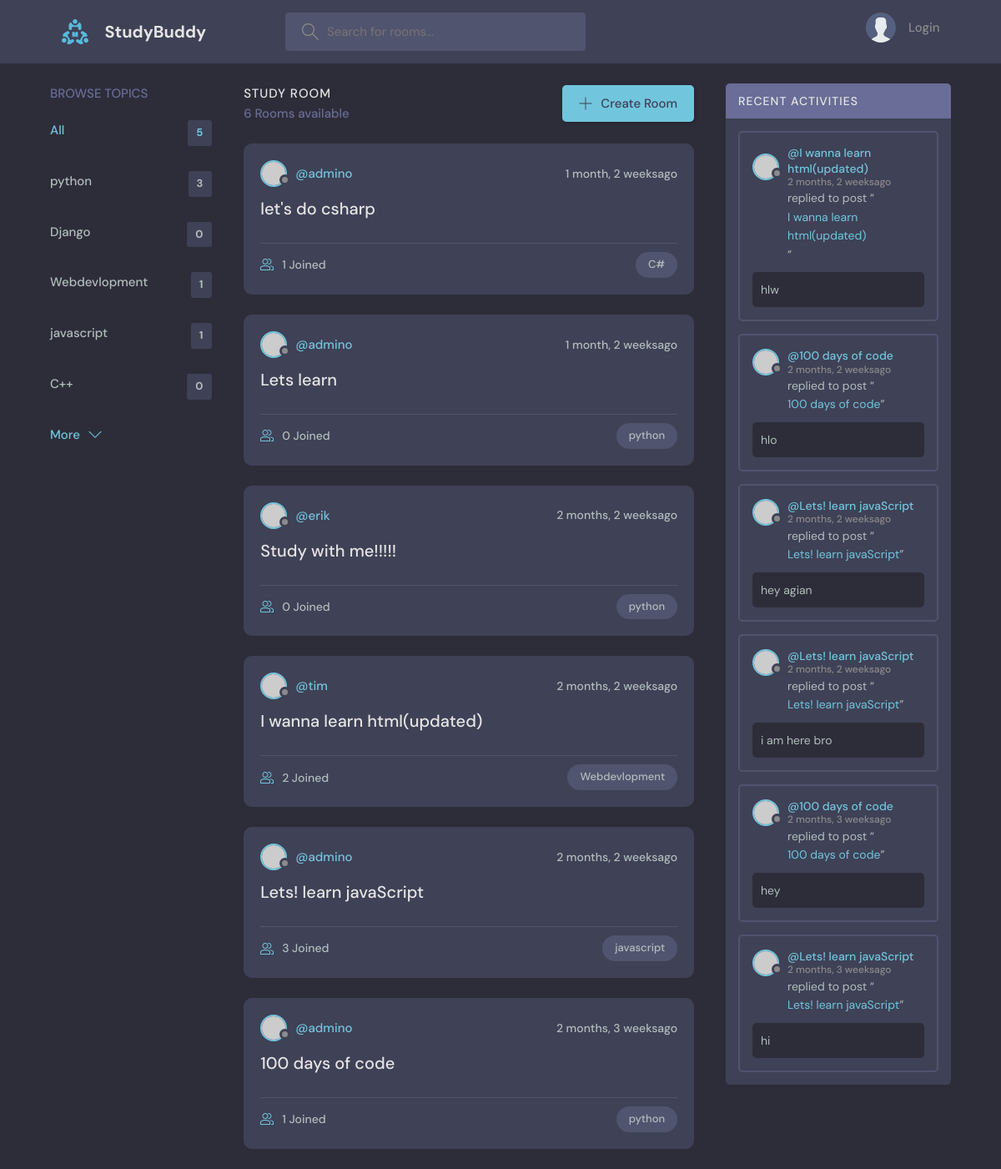
Before: / with the older database file.
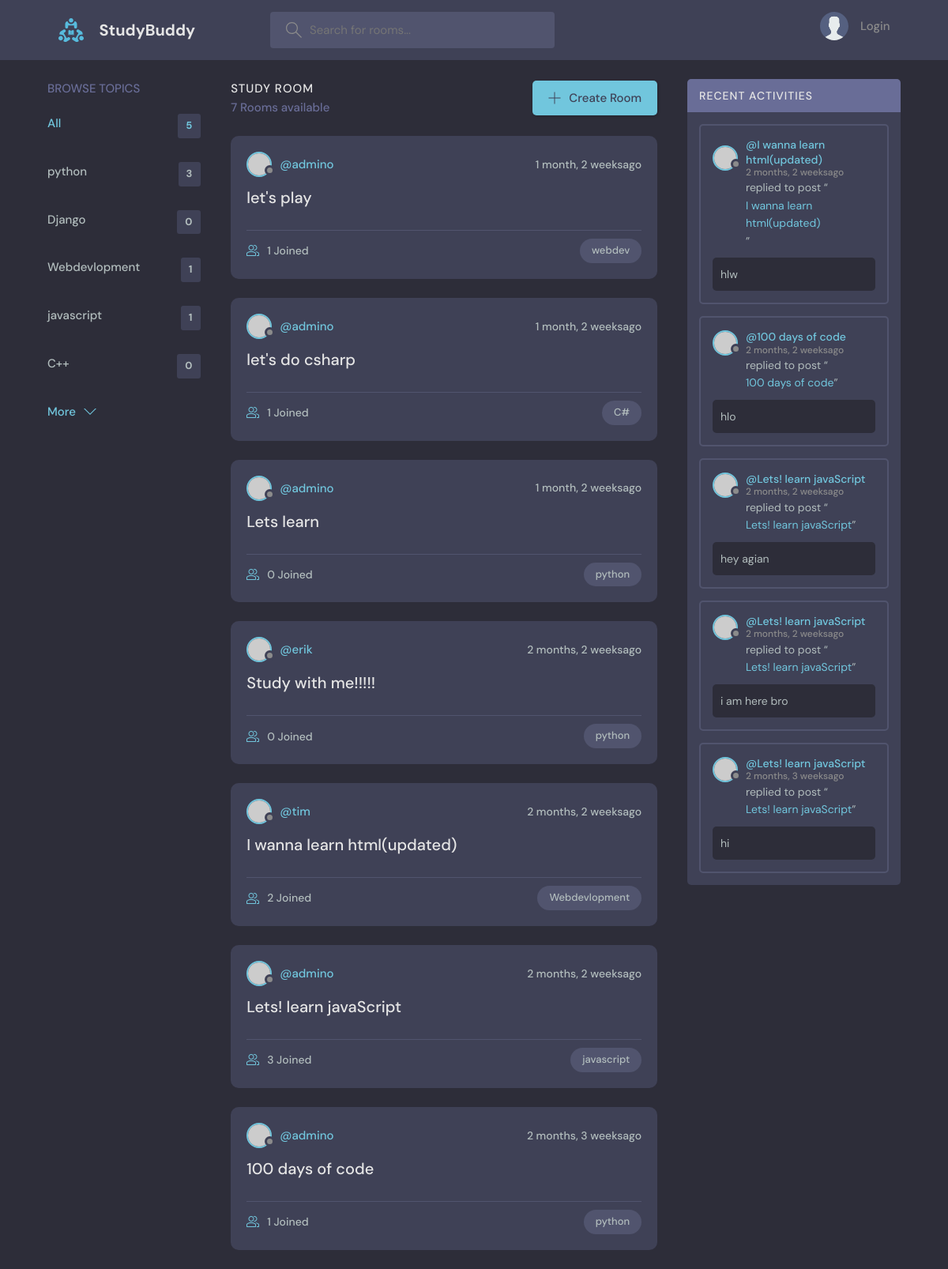
After: the same page with the newer database file.
### base/models.py (models this page shows, shortened)
class Topic(models.Model):
    name = models.CharField(max_length=200)

class Room(models.Model):
    host =models.ForeignKey(User, on_delete=models.SET_NULL, null=True)
    topic =models.ForeignKey(Topic, on_delete=models.SET_NULL, null=True)
    name = models.CharField(max_length=200)
    description =models.TextField(null=True, blank=True)
    participants = models.ManyToManyField(User, related_name='participants', blank = True)
    updated =models.DateTimeField(auto_now=True)
    created =models.DateTimeField(auto_now=True)
    class Meta:
        ordering =['-updated','-created']
    def __str__(self):
        return self.name

class Message(models.Model):
    user = models.ForeignKey(User, on_delete=models.CASCADE)
    room = models.ForeignKey(Room, on_delete=models.CASCADE)
    body = models.TextField()
    updated =models.DateTimeField(auto_now=True)
    created =models.DateTimeField(auto_now=True)
    class Meta:
        ordering =['-updated','-created']

### base/views.py (the view)
# urls.py: path('',views.home, name = "home"),
def home(request):
    q =request.GET.get('q') if request.GET.get('q') !=None else ''
    rooms = Room.objects.filter(
        Q(topic__name__icontains=q) |
        Q(name__icontains=q) |
        Q(description__icontains=q)
        )
    topics =Topic.objects.all()[0:5]
    room_count = rooms.count()
    room_messages =Message.objects.filter(Q(room__topic__name__icontains=q))
    context = {'rooms':rooms,'topics':topics, 'room_count':room_count
               ,'room_messages':room_messages}
    return render(request,'base/home.html',context)

### base/templates/base/home.html (shortened to what this page needs)
 {% extends 'main.html' %}
{% block content%}
    <main class="layout layout--3">
      <div class="container">
        {%include 'base/topics_component.html'%}
        <div class="roomList">
          <div class="roomList__header">
            <div>
              <h2>Study Room</h2>
              <p>{{room_count}} Rooms available</p>
            </div>
            <a class="btn btn--main" href="{% url 'create-room' %}">
              <svg version="1.1" xmlns="http://www.w3.org/2000/svg" width="32" height="32" viewBox="0 0 32 32">
                <title>add</title>
                <path
                  d="M16.943 0.943h-1.885v14.115h-14.115v1.885h14.115v14.115h1.885v-14.115h14.115v-1.885h-14.115v-14.115z"
                ></path>
              </svg>
              Create Room
            </a>
          </div>
          {% include 'base/roomcount_component.html' %}
        </div>
        {% include 'base/activity_component.html' %}
      </div>
    </main>
{% endblock %}

### base/templates/base/topics_component.html
<div class="topics">
   <div class="topics__header">
     <h2>Browse Topics</h2>
   </div>
   <ul class="topics__list">
     <li>
       <a href="{% url 'home' %}" class="active">All <span>{{topics.count}}</span></a>
     </li>
     {%for topic in topics%}
     <li>
       <a href="{%url 'home' %}?q={{topic.name}}">{{ topic.name}}<span>{{topic.room_set.all.count}}</a>
     </li>
   {% endfor %}
   </ul>
   <a class="btn btn--link" href="{% url 'topics' %}">
     More
     <svg version="1.1" xmlns="http://www.w3.org/2000/svg" width="32" height="32" viewBox="0 0 32 32">
       <title>chevron-down</title>
       <path d="M16 21l-13-13h-3l16 16 16-16h-3l-13 13z"></path>
     </svg>
   </a>
 </div>

### base/templates/base/roomcount_component.html (shortened to what this page needs)
{% for room in rooms %}
<div class="roomListRoom">
  <div class="roomListRoom__header">
    <a href="{% url 'user-profile' room.host.id %}" class="roomListRoom__author">
      <div class="avatar avatar--small">
        <img src="https://randomuser.me/api/portraits/women/11.jpg" />
      </div>
      <span>@{{room.host.username}}</span>
    </a>
    <div class="roomListRoom__actions">
      <span>{{ room.created|timesince }}ago</span>
    </div>
  </div>
  <div class="roomListRoom__content">
    <a href="{% url 'room' room.id %}">{{room.name}}</a>
  </div>
  <div class="roomListRoom__meta">
    <a href="{% url 'room' room.id %}" class="roomListRoom__joined">
      {{room.participants.all.count}} Joined
    </a>
    <p class="roomListRoom__topic">{{room.topic.name}}</p>
  </div>
</div>
{% endfor %}

### base/templates/base/activity_component.html (shortened to what this page needs)
<div class="activities">
  <div class="activities__header">
    <h2>Recent Activities</h2>
  </div>
  {% for message in room_messages %}
  <div class="activities__box">
    <div class="activities__boxHeader roomListRoom__header">
      <a href="{% url 'user-profile' message.user.id %}" class="roomListRoom__author">
        <div class="avatar avatar--small">
          <img src="https://randomuser.me/api/portraits/women/11.jpg" />
        </div>
        <p>
          @{{message.room}}
          <span>{{message.created|timesince}}ago</span>
        </p>
      </a>
    </div>
    <div class="activities__boxContent">
      <p>replied to post “<a href="{%url 'room' message.room.id%}">{{message.room}}</a>”</p>
      <div class="activities__boxRoomContent">
        {{message.body}}
      </div>
    </div>
  </div>
  {% endfor %}
</div>

Changed rows visible on the page:
removed Message: room "100 days of code", created "2 months, 3 weeks", body "hey"
added Room: host.username "admino", created "1 month, 2 weeks", name "let's play", participants.all.count "1", topic.name "webdev"
Other visible differences:
{{ room_count }}: "6" → "7"
